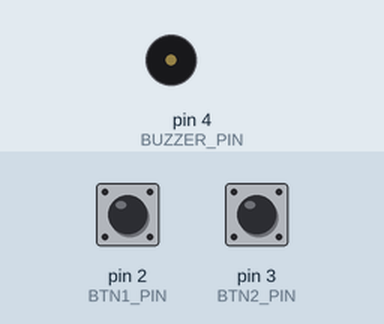
Simulated run of this sketch. Board: Arduino Uno, built with avr-gcc and run on an emulated ATmega328P. On the bench: buzzer (waves = sounding, pin HIGH). The inputs (shaded band) are chosen by the test bench; at power-on: pin 3 (BTN2_PIN) LOW, pin 2 (BTN1_PIN) LOW. What the sketch prints to the serial monitor is not drawn.

Above: at 1.2 s.
1.3 s: pin 3 (BTN2_PIN) pulled HIGH for 0.15 s
At 1.8 s:
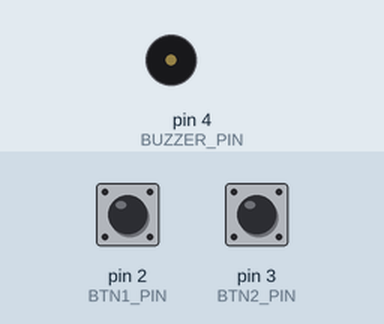
6.9 s: pin 2 (BTN1_PIN) pulled HIGH for 0.15 s
At 9.7 s:
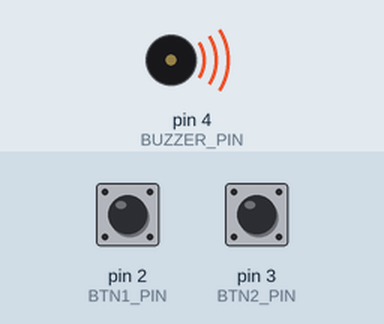
Timing chart, 0 to 16.0 s (numbered marks = the images above; inputs shaded):
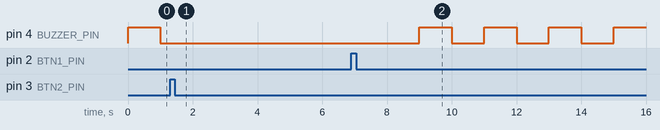

Measured:
- after the input at 1.3 s, pin 4 (BUZZER_PIN): stops changing and stays LOW

The sketch:

buzz_boy.ino
```cpp
#include <LowPower.h>

#define BUZZER_PIN  4
#define BTN1_PIN    2
#define BTN2_PIN    3

#define SLEEP_TIME_SHORT_S  2
#define SLEEP_TIME_LONG_S   5

volatile int btn1State = LOW;
volatile int btn2State = LOW;

void setup() {
  pinMode(BUZZER_PIN, OUTPUT);
  digitalWrite(BUZZER_PIN, LOW);

  pinMode(BTN1_PIN, INPUT);
  pinMode(BTN2_PIN, INPUT);

  attachInterrupt(digitalPinToInterrupt(BTN1_PIN), btn1_pressed, RISING);
  attachInterrupt(digitalPinToInterrupt(BTN2_PIN), btn2_pressed, RISING);

  Serial.begin(115200);
  Serial.println("Buzz Boy Ready!");
}

void loop() {

  int sleep_time_s = 0;

  while (!btn1State && !btn2State) {
    ringBuzzer();
  }

  if (btn1State) {
    sleep_time_s = SLEEP_TIME_SHORT_S;
    btn1State = LOW;
    btn2State = LOW;
  }

  if (btn2State) {
    sleep_time_s = SLEEP_TIME_LONG_S;
    btn1State = LOW;
    btn2State = LOW;
  }

  goToSleep(sleep_time_s);
}

void btn1_pressed()
{
  btn1State = digitalRead(BTN1_PIN);
}

void btn2_pressed()
{
  btn2State = digitalRead(BTN2_PIN);
}

void ringBuzzer()
{
  digitalWrite(BUZZER_PIN, HIGH);
  goToSleep(1);
  digitalWrite(BUZZER_PIN, LOW);
  goToSleep(1);
}

void goToSleep(int time_s)
{
  int elapsed = 0;

  while (elapsed < time_s)
  {
    LowPower.powerDown(SLEEP_1S, ADC_OFF, BOD_OFF);
    elapsed += 1;
  }
}
```
